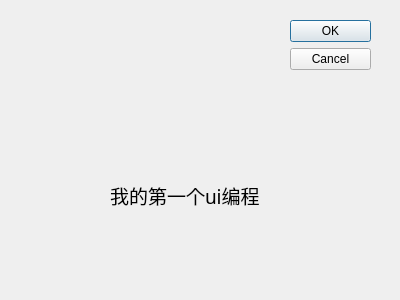
<?xml version="1.0" encoding="UTF-8"?>
<ui version="4.0">
 <class>Dialog</class>
 <widget class="QDialog" name="Dialog">
  <property name="geometry">
   <rect>
    <x>0</x>
    <y>0</y>
    <width>400</width>
    <height>300</height>
   </rect>
  </property>
  <property name="windowTitle">
   <string>Dialog</string>
  </property>
  <widget class="QDialogButtonBox" name="buttonBox">
   <property name="geometry">
    <rect>
     <x>290</x>
     <y>20</y>
     <width>81</width>
     <height>241</height>
    </rect>
   </property>
   <property name="orientation">
    <enum>Qt::Vertical</enum>
   </property>
   <property name="standardButtons">
    <set>QDialogButtonBox::Cancel|QDialogButtonBox::Ok</set>
   </property>
  </widget>
  <widget class="QLabel" name="label">
   <property name="geometry">
    <rect>
     <x>110</x>
     <y>160</y>
     <width>171</width>
     <height>71</height>
    </rect>
   </property>
   <property name="font">
    <font>
     <family>Agency FB</family>
     <pointsize>14</pointsize>
    </font>
   </property>
   <property name="text">
    <string>我的第一个ui编程</string>
   </property>
  </widget>
 </widget>
 <resources/>
 <connections>
  <connection>
   <sender>buttonBox</sender>
   <signal>accepted()</signal>
   <receiver>Dialog</receiver>
   <slot>accept()</slot>
   <hints>
    <hint type="sourcelabel">
     <x>248</x>
     <y>254</y>
    </hint>
    <hint type="destinationlabel">
     <x>157</x>
     <y>274</y>
    </hint>
   </hints>
  </connection>
  <connection>
   <sender>buttonBox</sender>
   <signal>rejected()</signal>
   <receiver>Dialog</receiver>
   <slot>reject()</slot>
   <hints>
    <hint type="sourcelabel">
     <x>316</x>
     <y>260</y>
    </hint>
    <hint type="destinationlabel">
     <x>286</x>
     <y>274</y>
    </hint>
   </hints>
  </connection>
 </connections>
</ui>
